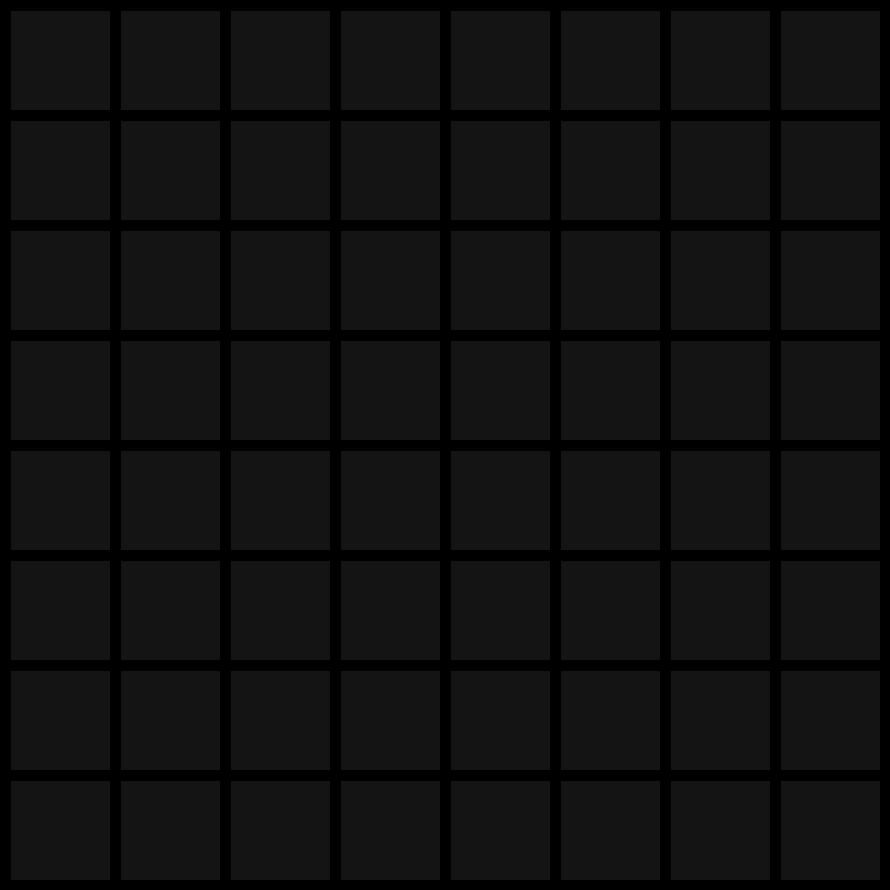
Frame 1 (no input)
Frame 60 (the mouse pressed at the canvas centre just before this capture): identical to frame 1, image omitted
Frame 120 (the mouse held since frame 60 and released just before this capture): identical to frame 1, image omitted

The Processing sketch that drew this single still picture (run headless with seeded random() and noise(); from frame 60 on, the mouse is pressed at the canvas centre):

// Processing sketch: processing_28368
// ── processing_28368.pde

/*

 Jack Kirkpatrick
 Assignment 02
 
 */

int arraySize=8;
int[][] squares = new int[arraySize][arraySize];
int clickX;
int clickY;
int centerX;
int centerY;
float centerRad;

void setup() {
  size(890,890);
  for (int i=0;i<arraySize;i++) {
    for (int j=0;j<arraySize;j++) {
      squares[i][j] = 20;
    }
  }
  clickX = -1;
  clickY = -1;
  centerX = 0;
  centerY = 0;
  centerRad = 0;
}

void draw() {
  background(0);
  for (int i=0;i<8;i++) {
    for (int j=0;j<8;j++) {
      drawRects(i, j);
      drawCircle(i, j);
    }
  }
}

void mousePressed() {
  for (int i=0;i<8;i++) {
    for (int j=0;j<8;j++) {
      squares[i][j] = 20;
    }
  }  
  clickX=mouseX;
  clickY=mouseY;
}

void drawCircle(int x, int y) {
  if(clickX > -1) {
    centerRad += 0.8;
    if (inCircle(x, y) && squares[x][y] == 20) {
      squares[x][y] = 255;
    }
  }
  if (centerRad>height+300) {
    //println("END");
    centerRad = 0;
    clickX = -1;
    clickY = -1;
  }
}

boolean inCircle(int x, int y) {
  int newX = clickX - (60+x*10+x*100);
  int newY = clickY - (60+y*10+y*100);
  float rad = sqrt(newX*newX + newY*newY);
  //println(rad);
  if (rad <= centerRad)
    return true;
  else
    return false;
}

void drawRects(int x, int y) {
  //check mouse position
  if (mouseX > (10+x*10+x*100) && mouseX < (10+x*10+x*100)+100) {
    if (mouseY > (10+y*10+y*100) && mouseY < (10+y*10+y*100)+100) {
      squares[x][y] = 255;
    }
    else {
      if (squares[x][y] > 20)
        squares[x][y] -= 8;
      else
        squares[x][y] = 20;
    }
  }
  else {
    if (squares[x][y] > 20)
      squares[x][y] -= 8;
    else
      squares[x][y] = 20;
  }
  //draw rectangles
  fill(squares[x][y]);
  rect(10+x*10+x*100,10+y*10+y*100,100,100);
}
